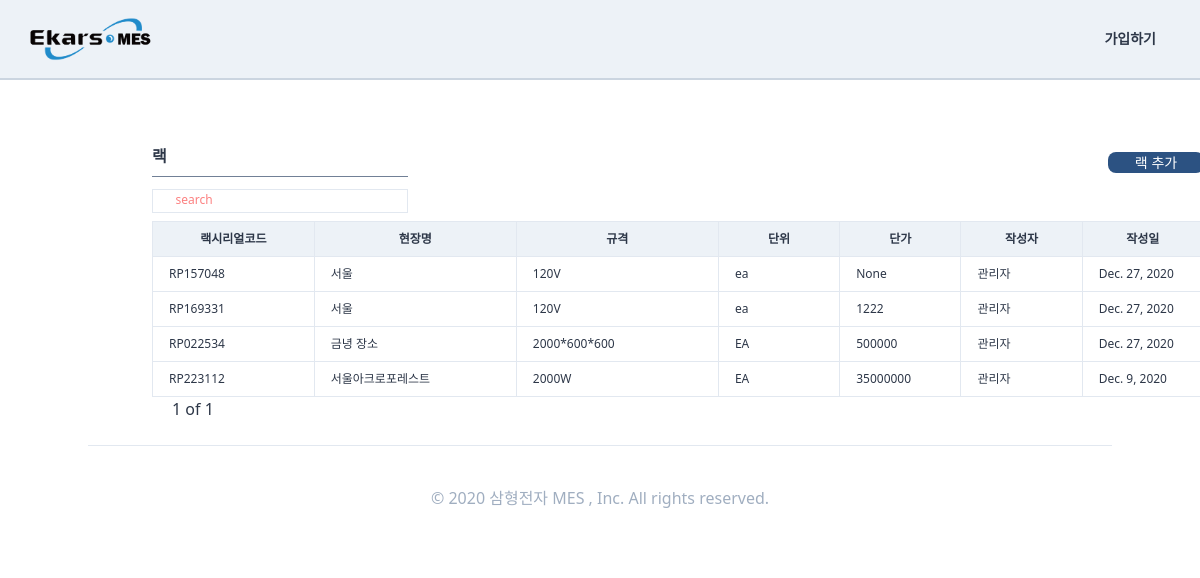
/standardinformaiton/rack/, run on the app's committed database.
### StandardInformation/models.py (models this page shows, shortened)
class RackProduct(TimeStampedModel):
    작성자 = models.ForeignKey(
        "users.User", related_name="랙제품작성자", on_delete=models.SET_NULL, null=True
    )
    작성일 = models.DateField(auto_now=True, auto_now_add=False)
    랙시리얼코드 = models.CharField(max_length=40, blank=True)
    현장명 = models.CharField(max_length=60, blank=True)
    규격 = models.CharField(max_length=30, blank=True)
    단위 = models.CharField(max_length=30, blank=True)
    단가 = models.IntegerField(null=True, blank=True)
    class Meta:
        verbose_name = "랙제품"
        verbose_name_plural = "랙제품"

### users/models.py (models this page shows, shortened)
class User(AbstractUser, TimeStampedModel):
    부서 = models.ManyToManyField("Part", related_name="user")
    nowPart = models.ForeignKey(
        "Part", related_name="nowuser", on_delete=models.SET_NULL, null=True
    )
    class Meta:
        verbose_name = "사용자"
        verbose_name_plural = "사용자"
    def __str__(self):
        return self.first_name

### StandardInformation/views.py (the view, shortened to what this page needs)
# urls.py: path("rack/", views.RackView.as_view(), name="rack"),
class RackView(ListView):
    model = models.RackProduct
    paginate_by = 6
    paginate_orphans = 2
    ordering = "-created"
    context_object_name = "lists"
    template_name = "Standardinformation/rack.html"
    def get_queryset(self):
        search = self.request.GET.get("search")
        if search is None:
            return super().get_queryset()
    def get(self, request, *args, **kwargs):
        self.object_list = self.get_queryset()
        allow_empty = self.get_allow_empty()
        context = self.get_context_data()
        if (self.request.GET.get("search") is None) or (
            self.request.GET.get("search") == ""
        ):
            context["search"] = "search"
            context["s_bool"] = False
        else:
            context["search"] = self.request.GET.get("search")
            context["s_bool"] = True
        return self.render_to_response(context)

### templates/Standardinformation/rack.html (shortened to what this page needs)
{%extends "orders/ordershome.html"%}
{% load static%}
{%block main_contens%}
<div class="w-11/12 h-full ml-32 -mt-6 pt-12 flex flex-row justify-between">
    <div class="p-6 flex flex-col">
        <div class="flex flex-row justify-between">
            <div class="justify-between ">
                <div class=" border-b w-64 mb-3 font-semibold border-gray-600 pb-2">랙 </div>
            </div>
            <div class="mt-2">
                <a href="{%url 'StandardInformation:rackregister'%}">
                    <div class="btn-link">
                        랙 추가 </div>
                </a>
            </div>
        </div>
        <div class="w-64 border h-6 mb-2">
            <form method="get" action="{%url 'StandardInformation:rack' %}" class="w-full flex ">
                <button class="w-4 h-4 mt-1 ml-1  rounded-xl bg-cover bg-center" style="background-image:url({% static "
                    img/search.png" %});"></button>
                <input name="search" placeholder={{search}}
                    class="ml-1 w-full border-none search-box text-xs font-medium placeholder-red-400 focus: outline-none" />
            </form>
        </div>
        <div class="w-full rounded text-xs">
            <table class="table-fixed w-full">
                <thead>
                    <tr>
                        <th class="border bg-gray-200 px-4 py-2 w-32">랙시리얼코드</th>
                        <th class="border bg-gray-200 px-4 py-2 w-40">현장명</th>
                        <th class="border bg-gray-200 px-4 py-2 w-40">규격</th>
                        <th class="border bg-gray-200 px-4 py-2 w-24 ">단위</th>
                        <th class="border bg-gray-200 px-4 py-2 w-24">단가</th>
                        <th class="border bg-gray-200 px-4 py-2 w-24">작성자</th>
                        <th class="border bg-gray-200 px-4 py-2 w-24">작성일</th>
                    </tr>
                </thead>
                <tbody>
                    {%for list in lists%}
                    <tr>
                        <td class="border px-4 py-2 font-medium hover:text-blue-700 hover:font-bold"><a
                                href="{%url 'StandardInformation:rackdetail' list.pk %}">{{list.랙시리얼코드}}</a></td>
                        <td class="border px-4 py-2">{{list.현장명}}</td>
                        <td class="border px-4 py-2">{{list.규격}}</td>
                        <td class="border px-4 py-2">{{list.단위}}</td>
                        <td class="border px-4 py-2">{{list.단가}}</td>
                        <td class="border px-4 py-2">{{list.작성자}}</td>
                        <td class="border px-4 py-2">{{list.작성일}}</td>
                    </tr>
                    {%endfor%}
                </tbody>
            </table>
            <div class="flex ml-2">
                <span class="mx-3 font-medium  text-base">{{page_obj.number}} of
                    {{page_obj.paginator.num_pages}}</span>
            </div>
        </div>
    </div>
</div>
{%endblock main_contens %}

### data on the page
RackProduct: 랙시리얼코드 "RP157048", 현장명 "서울", 규격 "120V", 단위 "ea", 단가 "None", 작성자 "관리자", 작성일 "Dec. 27, 2020"
RackProduct: 랙시리얼코드 "RP169331", 현장명 "서울", 규격 "120V", 단위 "ea", 단가 "1222", 작성자 "관리자", 작성일 "Dec. 27, 2020"
RackProduct: 랙시리얼코드 "RP022534", 현장명 "금녕 장소", 규격 "2000*600*600", 단위 "EA", 단가 "500000", 작성자 "관리자", 작성일 "Dec. 27, 2020"
RackProduct: 랙시리얼코드 "RP223112", 현장명 "서울아크로포레스트", 규격 "2000W", 단위 "EA", 단가 "35000000", 작성자 "관리자", 작성일 "Dec. 9, 2020"

### other printed values
{{ page_obj.number }} "1"
{{ page_obj.paginator.num_pages }} "1"
